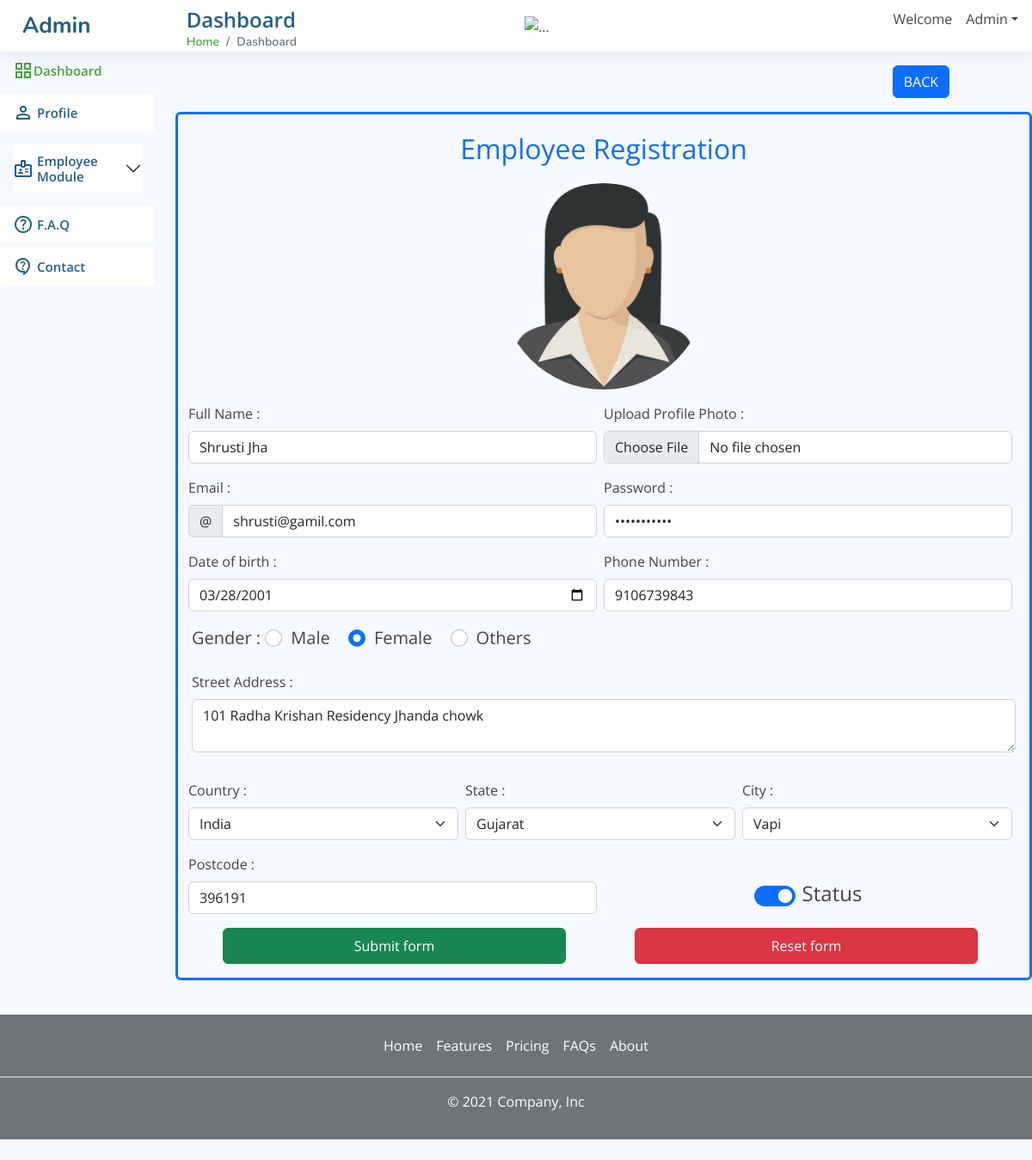
The page /Project1/admin/addEmployeeHtml.php?emp_Id=105 (signed in) on the database its author committed.
### tables this page shows
CREATE TABLE `employee` (
  `emp_Id` int(11) NOT NULL,
  `name` varchar(255) DEFAULT NULL,
  `gender` enum('M','F','O') DEFAULT NULL,
  `email` varchar(50) DEFAULT NULL,
  `password` varchar(255) DEFAULT NULL,
  `street_Address` varchar(255) DEFAULT NULL,
  `city` int(11) DEFAULT NULL,
  `state` int(11) DEFAULT NULL,
  `postcode` varchar(10) DEFAULT NULL,
  `country` int(11) DEFAULT NULL,
  `phone_Number` varchar(50) DEFAULT NULL,
  `birth_Date` date DEFAULT NULL,
  `profile_Pic` varchar(255) DEFAULT NULL,
  `register_Date` datetime DEFAULT NULL,
  `status` enum('0','1') DEFAULT NULL
);

CREATE TABLE `state` (
  `state_Id` int(30) NOT NULL,
  `country_Id` int(3) DEFAULT NULL,
  `state_Name` varchar(35) DEFAULT NULL
);

CREATE TABLE `city` (
  `city_Id` int(3) NOT NULL,
  `state_Id` int(3) DEFAULT NULL,
  `city_Name` varchar(35) DEFAULT NULL
);

### Project1/admin/lib/Conn.php (called while the page is built, shortened)
<?php
class Conn
{
    private $conn;
    public function __construct()
    {
        try {
            $this->conn = new PDO("mysql:host=192.168.102.241:3306;dbname=EmployeeModule", 'root', 'deep70');
        } catch (PDOException $e) {
            die("Connection failed: " . $e->getMessage());
        }
    }
    public function select($table, $fields = "*", $join = "", $joinParam = '', $where = "",$whereParam='', $groupbyFieldName = "", $orderFieldName = "", $order = "", $limit = "")
    {
        $sql = "SELECT $fields FROM $table";
        if (!empty($join) && !empty($joinParam)) {
            foreach ($joinParam as $tableName => $data) {
                foreach ($data as $field1 => $field2) {
                    $sql .= " $join $tableName ON $table.$field1 = $tableName.$field2";
                }
            }
        }
        if (!empty($where)) {
            $sql .= " WHERE $where";
        }
        $stmt = $this->conn->prepare($sql);
        foreach ($whereParam as $key => $value) {
            if ($value['type'] == 'INT') {
                $stmt->bindParam($key, $value['value'], PDO::PARAM_INT);
            } else {
                $stmt->bindParam($key, $value['value'], PDO::PARAM_STR);
            }
        }
        $stmt->execute();
        return $stmt->fetchAll(PDO::FETCH_ASSOC);
    }
}

### Project1/admin/addEmployeeHtml.php (the view, shortened to what this page needs)
<?php
require_once 'lib/Conn.php';
require "addEmployee.php";
require_once 'lib/header.php';
require_once 'lib/navbar.php';
require_once 'lib/sidebar.php';
?>
<div class="col-10 mb-3">
  <div class="col-12 mt-3 d-flex justify-content-end pe-5">
    <a name="back" id="back" class="btn btn-primary me-5" href="<?php echo SITE_URL; ?>PHPOPS/Day19/Assignments/Project1/admin/employeeList.php" role="button">BACK</a>
  </div>
  <div class="container mt-3 border border-primary border-3 p-3 rounded">
    <div class="d-flex justify-content-center mb-3"><span class="fs-2 text-primary">Employee Registration</span></div>
    <?php echo $imgfield; ?>
    <form class="row g-3 needs-validation" id="validater" novalidate method="post" enctype="multipart/form-data">
      <div class="row justify-content-center align-items-center g-2">
        <div class="col">
          <label for="name" class="form-label">Full Name : </label>
          <input type="text" class="form-control" id="name" name="name" placeholder="Enter Full Name..." value="<?php echo $updateResult['name'] ?>" required>
        </div>
        <div class="col">
          <label for="profile_Pic" class="form-label">Upload Profile Photo : </label>
          <?php
          $required = "required";
          if(isset($_GET['emp_Id'])) {
            $required = "";
          }
          ?>
          <input type="file" class="form-control" aria-label="file example" id="profile_Pic" name="profile_Pic" <?php echo $required; ?>>
        </div>
      </div>
      <div class="row justify-content-center align-items-center g-2">
        <div class="col">
          <label for="email" class="form-label">Email : </label>
          <div class="input-group has-validation">
            <span class="input-group-text" id="inputGroupPrepend">@</span>
            <input type="email" class="form-control" id="email" name="email" placeholder="Enter Email..." value="<?php echo $updateResult['email'] ?>" pattern="[a-z0-9._%+-]+@[a-z0-9.-]+\.[a-z]{2,}$" aria-describedby="inputGroupPrepend" required>
          </div>
        </div>
        <div class="col">
          <label for="password" class="form-label">Password : </label>
          <input type="password" class="form-control" id="password" name="password" placeholder="Enter Password..." value="<?php echo $updateResult['password'] ?>" required>
        </div>
      </div>
      <div class="row justify-content-center align-items-center g-2">
        <div class="col">
          <label for="dob" class="form-label">Date of birth : </label>
          <input type="date" class="form-control" id="birth_Date" name="birth_Date" value="<?php echo $updateResult['birth_Date'] ?>" required>
        </div>
        <div class="col">
          <label for="phone_Number" class="form-label">Phone Number : </label>
          <input type="text" class="form-control" id="phone_Number" name="phone_Number" placeholder="Enter Phone Number..." value="<?php echo $updateResult['phone_Number'] ?>" required>
        </div>
      </div>
      <div class="gender fs-5">
        <label for="gender" class="form-label">Gender : </label>
        <div class="form-check form-check-inline">
          <input type="radio" class="form-check-input" id="genderM" value="M" name="gender" <?php if ($updateResult['gender'] == "M") {
                                                                                              echo "checked";
                                                                                            } ?> required>
          <label class="form-check-label" for="genderM">Male</label>
        </div>
        <div class="form-check form-check-inline">
          <input type="radio" class="form-check-input" id="genderF" value="F" name="gender" <?php if ($updateResult['gender'] == "F") {
                                                                                              echo "checked";
                                                                                            } ?> required>
          <label class="form-check-label" for="genderF">Female</label>
        </div>
        <div class="form-check form-check-inline">
          <input type="radio" class="form-check-input" id="genderO" value="O" name="gender" <?php if ($updateResult['gender'] == "O") {
                                                                                              echo "checked";
                                                                                            } ?> required>
          <label class="form-check-label" for="genderO">Others</label>
        </div>
      </div>
      <div class="mb-3">
        <label for="street_Address" class="form-label">Street Address : </label>
        <textarea class="form-control" id="street_Address" placeholder="Enter Address..." name="street_Address" required><?php echo $updateResult['street_address'] ?></textarea>
      </div>
      <div class="row justify-content-center align-items-center g-2">
        <div class="col">
          <label for="country" class="form-label">Country : </label>
          <select class="form-select" id="country" name="country" required>
            <?php
            $conn = new Conn();
            $result1 = $conn->select('country');
            foreach ($result1 as $key => $value) {
              if (isset($_GET['emp_Id']) && $updateResult['country'] == $value['country_Id']) {
                echo "<option value='" . $value['country_Id'] . "' selected>" . $value['country_Name'] . "</option>";
              } else {
                echo "<option value='" . $value['country_Id'] . "'>" . $value['country_Name'] . "</option>";
              }
            }
            ?>
          </select>
        </div>
        <div class="col">
          <label for="state" class="form-label">State : </label>
          <select class="form-select" id="state" name="state" required>
            <?php
            if (isset($_GET['emp_Id'])) {
              echo "<option value='" . $updateResult['state'] . "' selected>" . $updateResult['state_Name'] . "</option>";
            } else {
              echo '<option disabled value="" selected>-select-</option>';
            }
            ?>
          </select>
        </div>
        <div class="col">
          <label for="city" class="form-label">City : </label>
          <select class="form-select" id="city" name="city" required>
            <?php
            if (isset($_GET['emp_Id'])) {
              echo "<option value='" . $updateResult['city'] . "' selected>" . $updateResult['city_Name'] . "</option>";
            } else {
              echo '<option disabled value="" selected>-select-</option>';
            }
            ?>
          </select>
        </div>
      </div>
      <div class="row justify-content-center align-items-center g-2">
        <div class="col">
          <label for="postcode" class="form-label">Postcode : </label>
          <input type="text" class="form-control" id="postcode" name="postcode" placeholder="Enter Postcode..." value="<?php echo $updateResult['postcode'] ?>" required>
        </div>
        <div class="col">
          <div class="form-check form-switch d-flex align-self-center align-items-center justify-content-center mt-4 fs-4">
            <input class="form-check-input" type="checkbox" role="switch" id="status" name="status" <?php if (isset($_GET['emp_Id'])) {
                                                                                                      if ($updateResult['status'] == 1) {
                                                                                                        echo 'checked';
                                                                                                      }
                                                                                                    } else {
                                                                                                      echo 'checked';
                                                                                                    } ?>>
            <label class="form-check-label ms-2" for="status">Status</label>
          </div>
        </div>
      </div>
      <div class="d-flex gap-2 col-12">
        <button class="btn-validation btn btn-success p-2 col-5 mx-auto" id='submit' type="submit" name="submit">Submit form</button>
        <button class="btn btn-danger p-2 col-5 mx-auto" type="reset">Reset form</button>
        <?php echo "<br>".$valid;?>
      </div>
      <?php echo "<br>".$validate;?>
    </form>
  </div>
</div>
<?php
require_once 'lib/footer.php';
?>

### Project1/admin/addEmployee.php (shortened to what this page needs)
<?php
if (isset($_GET['emp_Id'])) {
    $conn = new Conn();
    $data = array(
        ":emp_Id" => array(
            "value" => $_GET['emp_Id'],
            "type" => 'INT'
        ),
    );
    $Result = $conn->select('employee', ('emp_Id,name,password,gender,email,street_address,city_Name,`state_Name`,postcode,country,state,city,`country_Name`,`phone_Number`,birth_Date,`profile_Pic`,`register_Date`,status'), 'LEFT JOIN', array('country' => array("country" => "country_Id"), 'state' => array("state" => "state_Id"), 'city' => array("city" => "city_Id")), "emp_Id = :emp_Id", $data,);
    $updateResult = $Result[0];
    $imgpath = SITE_URL . 'PHPOPS/Day19/Assignments/Project1/admin/assets/img/upload/' . $_GET['emp_Id'] . '/' . $updateResult['profile_Pic'];
    $imgfield = "<div class=' d-flex justify-content-center mb-3'><img src='$imgpath' class='card-img-top rounded-circle w-25' alt='...'></div>";
} else {
    $title = "Add Employee";
}

### rows shown on the page
employee: profile_Pic (picture), name "Shrusti Jha", email "shrusti@gamil.com", birth_Date "03/28/2001", phone_Number "9106739843", gender "☐ Male", gender "☑ Female", gender "☐ Others", street_Address "101 Radha Krishan Residency Jhanda chowk", state "Gujarat", city "Vapi", postcode "396191", status "☑"

### other values the page prints
form field country "India"
